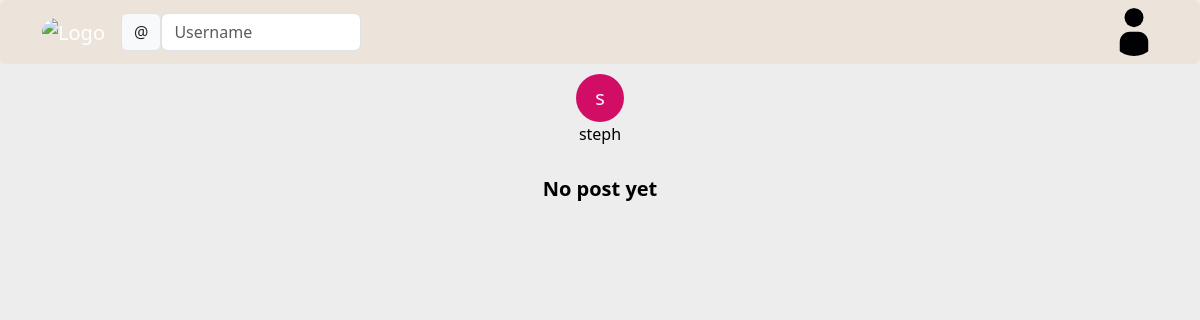
The app's page /view/user.php?id=56, older data.
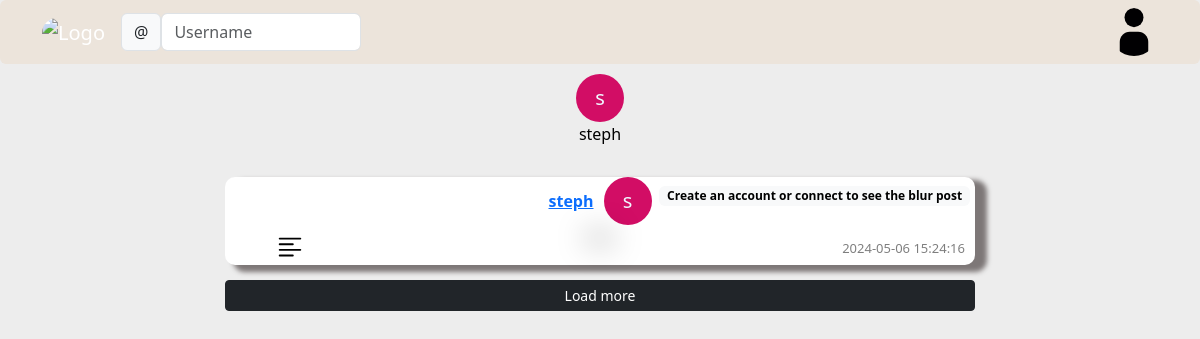
The same page, newer data.
### tables this page shows
CREATE TABLE `user` (
  `id` int(11) NOT NULL,
  `first_name` varchar(32) NOT NULL,
  `last_name` varchar(32) NOT NULL,
  `age` tinyint(4) NOT NULL,
  `birthday` int(11) NOT NULL,
  `email` varchar(128) NOT NULL,
  `password` varchar(128) NOT NULL,
  `pseudo` varchar(32) NOT NULL,
  `admin` tinyint(4) DEFAULT NULL,
  `profile_picture` varchar(128) DEFAULT NULL
);

CREATE TABLE `post` (
  `id` int(11) NOT NULL,
  `id_user` int(11) NOT NULL,
  `time` varchar(128) NOT NULL DEFAULT current_timestamp(),
  `content` text NOT NULL,
  `image` varchar(128) DEFAULT NULL,
  `retirer` tinyint(1) DEFAULT NULL,
  `flou` tinyint(1) DEFAULT NULL
);

### model/post_info.php (the view, shortened to what the rows shown need)
<?php
class Post
{
    private $id_post;
    private $content;
    private $author;
    private $createdAt;
    private $flou;
    private $admin_post;
    public function __construct($id_post, $content, $author, $createdAt, $flou, $retirer, $image)
    {
        global $db;
        $this->id_post = $id_post;
        $this->content = $content;
        $this->author = $author;
        $this->createdAt = $createdAt;
        $this->flou = $flou;
        $sql = "SELECT admin FROM user WHERE id = ?";
        $qry = $db->prepare($sql);
        $qry->execute([$this->getAuthor()]);
        $result = $qry->fetch();
        $this->admin_post = $result["admin"];
    }
    public function getId()
    {
        return $this->id_post;
    }
    public function getAuthor()
    {
        return $this->author;
    }
    public function getFlou()
    {
        return $this->flou;
    }
    public function getAdmin()
    {
        return $this->admin_post;
    }
    public function displayPost()
    {
        global $db;
        if ($this->getAdmin() == 1) {
            echo "<div class='post_admin' id='post" . $this->getId() . "'>";
        } else {
            echo "<div class='post' id='post" . $this->getId() . "'>";
        }
        $query = $db->prepare("SELECT pseudo,profile_picture FROM user WHERE id=?");
        $query->execute([$this->author]);
        $data = $query->fetch();
        if ($data) {
            echo "<div class='author-info'>";
            echo "<a class='hello' id='nav-link' href='../view/user.php?id=" . $this->author . "'>";
            echo "<span class='author'>" . $data["pseudo"] . "</span>";
            echo "</a>";
            if ($data["profile_picture"][0] == "#") {
                echo "<span id='picks' class='picture' style='width: 48px;px; height=48px; background-color:" . $data["profile_picture"] . "; color:aliceblue; text-align: center; line-height: 48px; font-size: 20px; border-radius: 50%;'>" . substr($data["pseudo"], 0, 1) . "</span>";
            } else {
                echo "<span id='picks' class='picture'>";
                echo "<img src='../image/avatar_user/" . $data["profile_picture"] . "' alt='Logo' style='width:48px;' id='img'>";
                echo " </span>";
            }
            echo "</div>";
        } else {
            echo "<p class='author'>Unknown</p>";
        }
        if ($this->getFlou() == 1) {
            if (isset($_SESSION["id_user"])) {
                echo '<div class="btn_see">';
                echo '<button  id = "unblur_user' . $this->getId() . '" type="button" class="btn btn-warning btn-sm mb-1" onclick="unblurUserPosts(' . $this->getId() . ')" >See</button>';
                echo '</div>';
            } else {
                echo '<div class="info_btn">';
                echo '<span class="badge text-bg-light">Create an account or connect to see the blur post</span>';
                echo '</div>';
            }
            echo '<div id="content-blur' . $this->getId() . '"  class="content-blur">';
        } else {
            echo '<div class="content-notblur" id="content' . $this->getId() . '">';
        }
        echo "<p id = 'content" . $this->getId() . "' class='content'>$this->content</p>";
        echo "</div>";
        echo "<p class='createdAt'>$this->createdAt</p>";
?>
            <?php
        echo '
        <div class="goTo" id="goto' . $this->getId() . '">
        <a href="../view/post.php?id_post='. $this->getId() .'">
        <svg xmlns="http://www.w3.org/2000/svg" width="30" height="30" fill="black" class="bi bi-text-left" viewBox="0 0 16 16">
        <path fill-rule="evenodd" d="M2 12.5a.5.5 0 0 1 .5-.5h7a.5.5 0 0 1 0 1h-7a.5.5 0 0 1-.5-.5m0-3a.5.5 0 0 1 .5-.5h11a.5.5 0 0 1 0 1h-11a.5.5 0 0 1-.5-.5m0-3a.5.5 0 0 1 .5-.5h7a.5.5 0 0 1 0 1h-7a.5.5 0 0 1-.5-.5m0-3a.5.5 0 0 1 .5-.5h11a.5.5 0 0 1 0 1h-11a.5.5 0 0 1-.5-.5"/>
        </svg>
        </a>
        </div>
        </div>';
        ?>
        <?php
    }
}

### view/user.php (shortened to what the rows shown need)
<!DOCTYPE html>
<html lang="en">
<head>
    <link href="https://cdn.jsdelivr.net/npm/bootstrap@5.3.3/dist/css/bootstrap.min.css" rel="stylesheet">
    <link href="../css/user_page.css" rel="stylesheet">
    <link href="../css/style_popup.css" rel="stylesheet">
</head>
<body>
    <?php
    require("../model/user_info.php");
    global $db;
    ?>
    <?php
    if (isset($_GET["id"])) {
        $sql = "SELECT * FROM user WHERE id = ?";
        $query = $db->prepare($sql);
        $query->execute([$_GET["id"]]);
        $data = $query->fetch();
        if ($data) {
            $user = new User($data["id"], $data["first_name"], $data["last_name"], $data["age"], $data["birthday"], $data["email"], $data["pseudo"], $data["admin"], $data["profile_picture"]);
            $user->displayUserPage();
            if (isset($_SESSION["id_user"])) {
                if ($_SESSION["id_user"] != $_GET["id"]) {
                    require("../model/follow.php");
                    $query_check_follow = $db->prepare("SELECT * FROM follow WHERE id_user = ? AND id_follow = ?");
                    $query_check_follow->execute([$_SESSION["id_user"], $_GET["id"]]);
                    $data = $query_check_follow->fetch();
                    echo "<div class='follow-unfollow'>";
                    if ($data) {
                        require("../view/form_unfollow.php");
                        require("../view/follow_modal.php");
                    } else {
                        require("../view/form_follow.php");
                        require("../view/follow_modal.php");
                    }
                    echo "</div>";
                    echo "</div>";
                    echo '<div id="postbox">';
                } else {
                    $sql = "SELECT admin FROM user WHERE id = ?";
                    $qry = $db->prepare($sql);
                    $qry->execute([$_SESSION["id_user"]]);
                    $data = $qry->fetch();
                    echo '<div class="link">';
                    if ($data["admin"] == 1) {
                        ?>
                        <div class="dropdown dropstart">
                        <svg class=" dropdown-toggle"  data-bs-toggle="dropdown" aria-expanded="false" xmlns="http://www.w3.org/2000/svg" width="30" height="30" fill="#0D6EFD" class="bi bi-gear-fill" viewBox="0 0 16 16">
                        <path d="M9.405 1.05c-.413-1.4-2.397-1.4-2.81 0l-.1.34a1.464 1.464 0 0 1-2.105.872l-.31-.17c-1.283-.698-2.686.705-1.987 1.987l.169.311c.446.82.023 1.841-.872 2.105l-.34.1c-1.4.413-1.4 2.397 0 2.81l.34.1a1.464 1.464 0 0 1 .872 2.105l-.17.31c-.698 1.283.705 2.686 1.987 1.987l.311-.169a1.464 1.464 0 0 1 2.105.872l.1.34c.413 1.4 2.397 1.4 2.81 0l.1-.34a1.464 1.464 0 0 1 2.105-.872l.31.17c1.283.698 2.686-.705 1.987-1.987l-.169-.311a1.464 1.464 0 0 1 .872-2.105l.34-.1c1.4-.413 1.4-2.397 0-2.81l-.34-.1a1.464 1.464 0 0 1-.872-2.105l.17-.31c.698-1.283-.705-2.686-1.987-1.987l-.311.169a1.464 1.464 0 0 1-2.105-.872zM8 10.93a2.929 2.929 0 1 1 0-5.86 2.929 2.929 0 0 1 0 5.858z"/>
                        </svg>
                        <ul class="dropdown-menu">
                          <li><a class="dropdown-item" href="../model/undelete_page.php">Post deleted</a></li>
                          <li><a class="dropdown-item" href="../model/unblur_page.php">Post Blured</a></li>
                          <li><a class="dropdown-item" href="../model/user_gestion.php">User Banned</a></li>
                        </ul>
                        </div>
                        <?php
                    }
                    echo '<div><a href="../model/user_gestion.php?id=' . $_SESSION["id_user"] . '">
                    <svg xmlns="http://www.w3.org/2000/svg" width="30" height="30" fill="currentColor" class="bi bi-person-gear" viewBox="0 0 16 16">
                    <path d="M11 5a3 3 0 1 1-6 0 3 3 0 0 1 6 0M8 7a2 2 0 1 0 0-4 2 2 0 0 0 0 4m.256 7a4.5 4.5 0 0 1-.229-1.004H3c.001-.246.154-.986.832-1.664C4.484 10.68 5.711 10 8 10q.39 0 .74.025c.226-.341.496-.65.804-.918Q8.844 9.002 8 9c-5 0-6 3-6 4s1 1 1 1zm3.63-4.54c.18-.613 1.048-.613 1.229 0l.043.148a.64.64 0 0 0 .921.382l.136-.074c.561-.306 1.175.308.87.869l-.075.136a.64.64 0 0 0 .382.92l.149.045c.612.18.612 1.048 0 1.229l-.15.043a.64.64 0 0 0-.38.921l.074.136c.305.561-.309 1.175-.87.87l-.136-.075a.64.64 0 0 0-.92.382l-.045.149c-.18.612-1.048.612-1.229 0l-.043-.15a.64.64 0 0 0-.921-.38l-.136.074c-.561.305-1.175-.309-.87-.87l.075-.136a.64.64 0 0 0-.382-.92l-.148-.045c-.613-.18-.613-1.048 0-1.229l.148-.043a.64.64 0 0 0 .382-.921l-.074-.136c-.306-.561.308-1.175.869-.87l.136.075a.64.64 0 0 0 .92-.382zM14 12.5a1.5 1.5 0 1 0-3 0 1.5 1.5 0 0 0 3 0"/>
                    </svg>
                    </a></div>';
                    require("../view/follow_modal.php");
                    echo '</div>';
                    echo '</div>';
                    echo '<div id="postbox">';
                ?>
                   <div id="creation_post">
                        <p id="create">Creation post</p>
                        <?php require("../view/form_create_post.html"); ?>
                    </div>
                <?php
                }
            } else {
                echo '<div id="postbox">';
            }
            $query = $db->prepare("SELECT * FROM post WHERE id_user=? ORDER BY time DESC LIMIT 5");
            $query->execute([$_GET["id"]]);
            $data = $query->fetchAll();
            if(empty($data)){
                echo '<div class="nopost">';
                echo "<p>No post yet</p>";
                echo '</div>';
            }else{
            foreach ($data as $post) {
                if ($post['retirer'] != 1) {
                    $post_obj = new Post($post["id"], $post["content"], $post["id_user"], $post["time"], $post["flou"], $post["retirer"], $post["image"]);
                    $post_obj->displayPost();
                }
                ?>
    <?php
            }
            ?>
            <div id="morePosts">
            <div class="d-grid gap-2">
            <button type="button" class="btn btn-dark btn-sm mb-2" onclick="loadMorePosts(5, '<?php echo $_GET["id"]; ?>')">Load more</button>
            </div>
            </div>
            <?php
        }
            echo "</div>";
        } else {
            header("Location: ../view/user.php?id=" . $_SESSION['id_user']);
        }
    } else {
        header("Location: ../view/user.php?id=" . $_SESSION['id_user']);
    }
    ?>
</body>
</html>

### model/user_info.php (shortened to what the rows shown need)
<?php
class User{
    private $pseudo;
    private $profile_picture;
    public function __construct($id_user,$first_name,$last_name,$age,$birthday,$email,$pseudo,$admin,$profile_picture){
        $this->pseudo = $pseudo;
        $this->profile_picture = $profile_picture;
    }
    function displayUserPage(){
        $img_path = $this->profile_picture;
        echo'<div class="user_presentation">';
                ?>
                <?php
        if ($img_path[0] == "#") {
            echo "<div class='rounded-pill' style='width: 48px;px; height=48px; background-color:".$img_path."; color:aliceblue; text-align: center; line-height: 48px; font-size: 20px; border-radius: 50%;'>".substr($this->getPseudo(),0,1)."</div>";
        }else{
            echo "<div class='profile_picture'>";
            echo "<img src='../image/avatar_user/".$img_path."' alt='Logo' style='width:125px;' id='img'>";
            echo" </div>";
        }
        echo "<div id='user_info'>";
        echo "<p class='info'>$this->pseudo</p>";
        echo "</div>";
        echo "</div>";
    }
    public function getPseudo() {
        return $this->pseudo;
    }
}
?>

Row changes from the older to the newer data that the page shows:
added post: id_user.pseudo "steph", id_user.pseudo "s", time "2024-05-06 15:24:16"
Text that changed along with them:
text no longer shown: "No post yet"
text now shown: "Load more"
